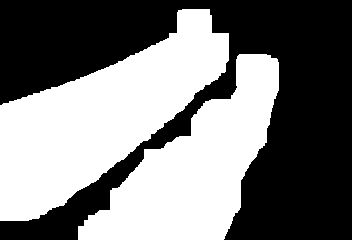
#> input picture classification/final/4-dilation.png, 352 x 240 px
$ python drawtest.py   (older library calls are emulated)
#> lines starting #> are read from the running program, lines starting #| are printed output that depends on the picture; after the words box and inside, x2 and y2 are one past the last pixel; in counts of white or black regions, pixels touching at a corner belong together
import cv2
import numpy as np

while(1):
	image = cv2.imread('final/4-dilation.png')
#> image is the input picture: shape (240, 352, 3); 48% white; 2 white regions, box (x1, y1, x2, y2) and area: (0, 9, 229, 221) 22906, (78, 54, 279, 240) 17662
	imgray = cv2.cvtColor(image, cv2.COLOR_BGR2GRAY)
#> imgray: shape (240, 352); 48% white; 2 white regions
	ret, thresh = cv2.threshold(imgray, 127, 255, 0)
	_, contours,_ = cv2.findContours(thresh, cv2.RETR_TREE, cv2.CHAIN_APPROX_SIMPLE)
#> contours = 2 contours; box (x1, y1, x2, y2) and area: (0, 9, 229, 221) 22555, (78, 54, 279, 240) 17332
	orgnl = cv2.imread('final/0-original.png')
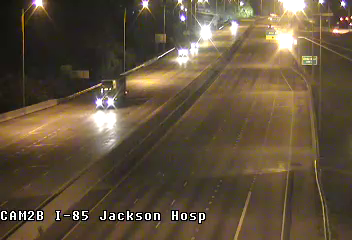
#> input picture classification/final/0-original.png, 352 x 240 px
#> orgnl is the input picture: shape (240, 352, 3); mean B, G, R 60.8, 81.7, 97
	stencil = np.zeros(orgnl.shape).astype(orgnl.dtype)
	cv2.fillPoly(stencil, contours, (255,255,255))
	res = cv2.bitwise_and(orgnl, stencil)
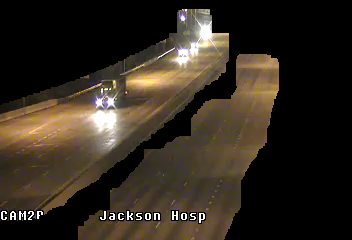
#> res: shape (240, 352, 3); mean B, G, R 31.5, 41.9, 50.1
	cv2.imshow('res', res)

	k = cv2.waitKey(30) & 0xff
#> (key Esc is pressed here)
	if k == 27:
		break

#> (the run stopped early here; a loop or call above may not have finished)
